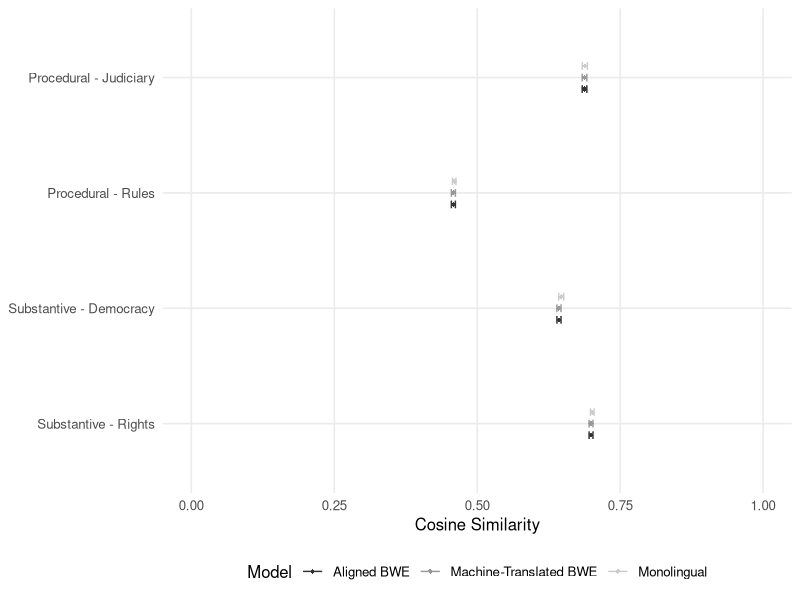
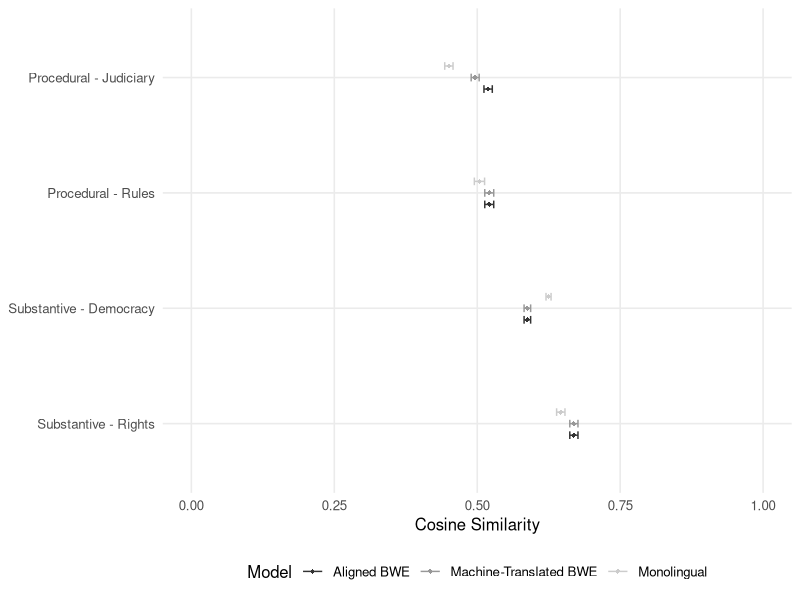
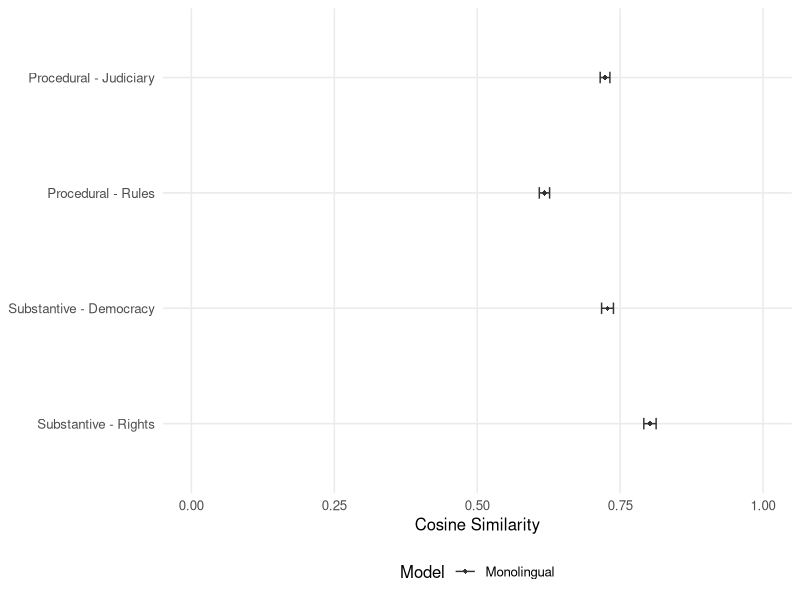
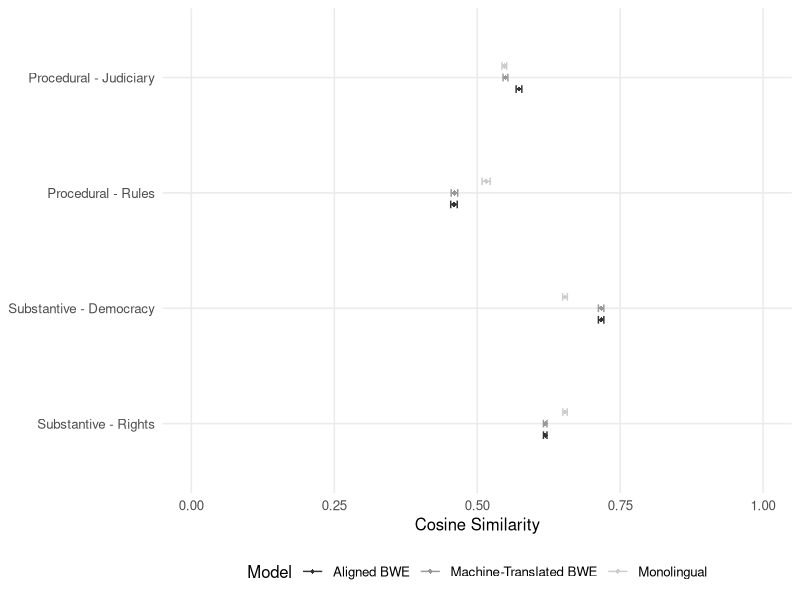
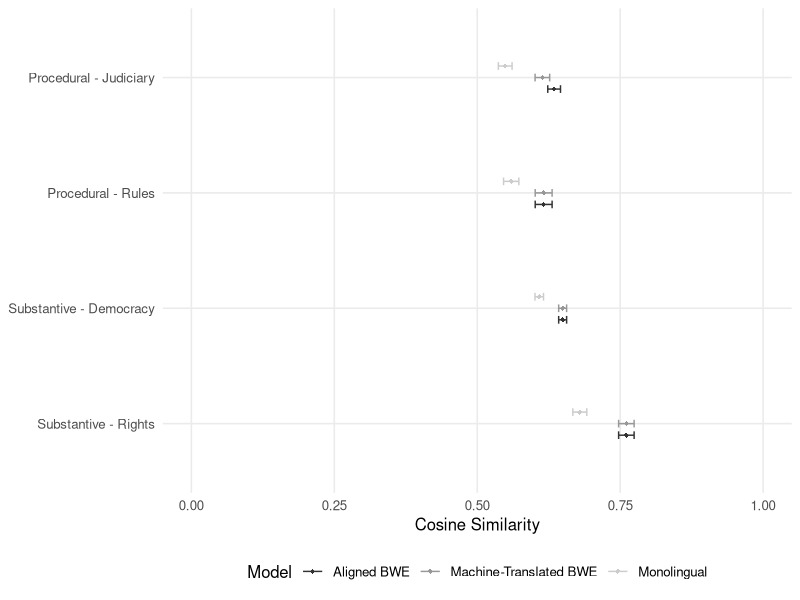
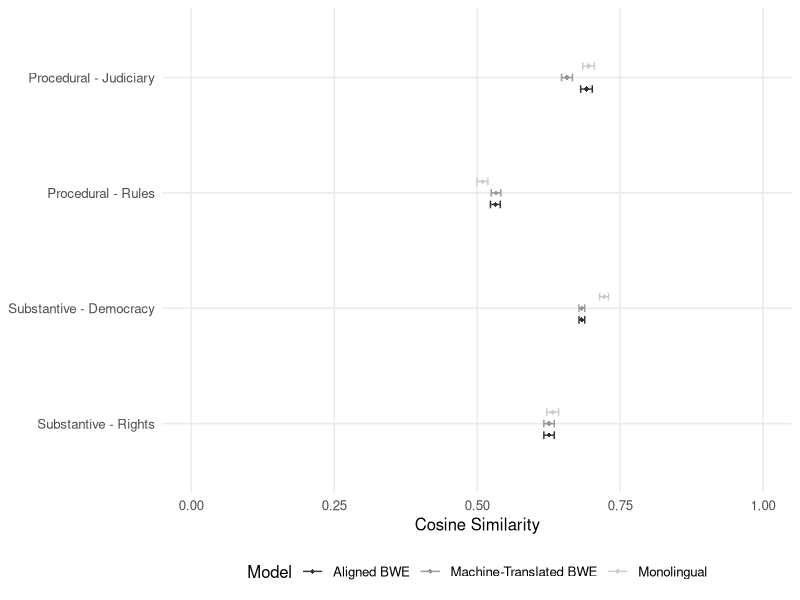
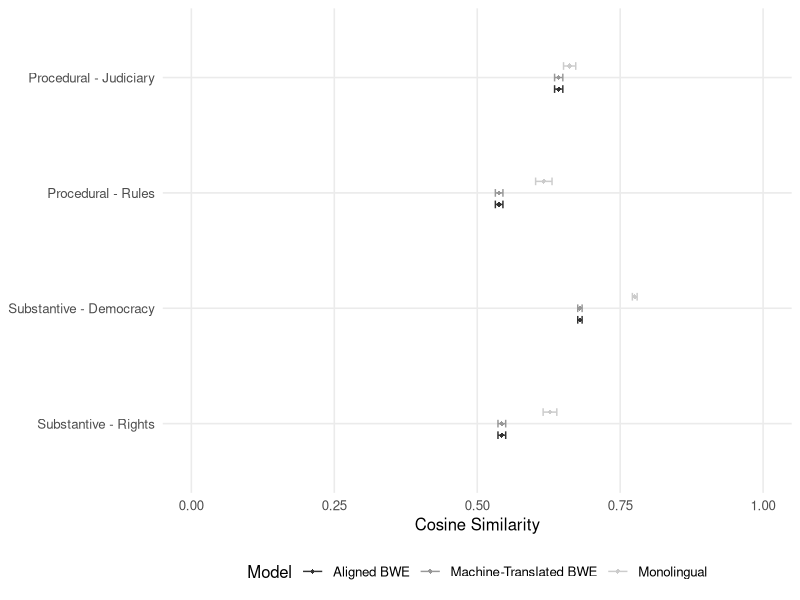
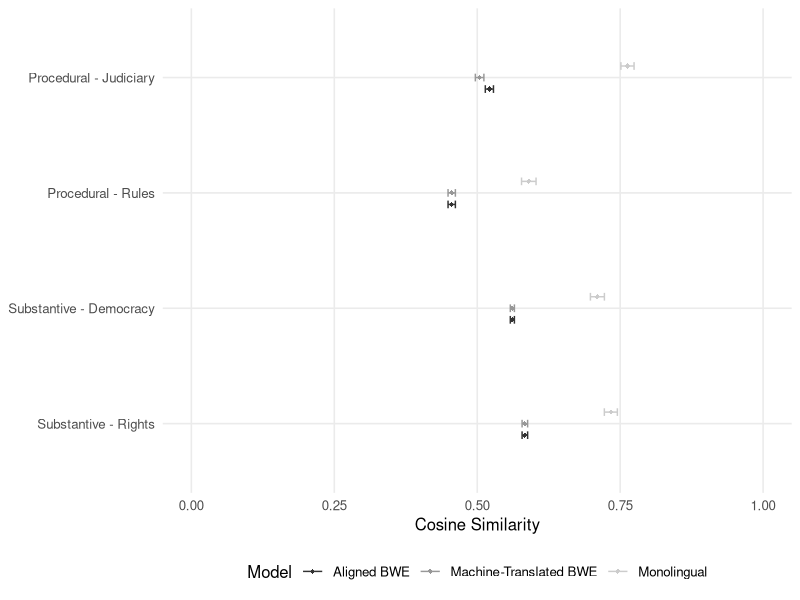

Reproduce these figures in R, in order.
## Bastián González-Bustamante and Jaroslaw Kantorowicz
## Faculty of Governance and Global Affairs, Leiden University
## August 2024

## Packages
library(tidyverse)
library(ggplot2)

## Data
parlamint <- read.csv("data/tidy/summary_estimates_ParlaMint.csv", sep = ",", encoding = "UTF-8")
wjp <- read.csv("data/tidy/wjp_recalculations.csv", sep = ";")
bootstrap <- 30

## 95% CIs
parlamint$se <- parlamint$std / sqrt(bootstrap)
parlamint$lower_ci <- parlamint$cosine - 1.96 * parlamint$se
parlamint$upper_ci <- parlamint$cosine + 1.96 * parlamint$se

pdf("results/figures/crosslingual_Great_Britain.pdf", width = 6.826666666666667, height = 5.12)
png("results/figures/crosslingual_Great_Britain.png", width = (1024*2), height = (768*2), units = 'px', res = 300)
ggplot(aes(x = cosine, y = factor(cluster, levels = rev(levels(factor(cluster)))),
           color = model, group = model), data = subset(parlamint, country == "Great Britain")) +
  geom_errorbar(aes(xmin = lower_ci, xmax = upper_ci), width = 0.2, position = position_dodge(0.3)) +
  geom_point(shape = 18, size = 1.5, position = position_dodge(0.3)) + 
  scale_colour_grey(name = "Model") +
  theme_minimal(base_size = 12) + theme(legend.position = "bottom") +
  coord_cartesian(expand = TRUE, xlim = c(0, 1)) +
  theme(panel.grid.minor = element_blank()) +
  labs(y = NULL, x = "Cosine Similarity", title = NULL, subtitle = NULL, caption = NULL)
dev.off()

pdf("results/figures/crosslingual_France.pdf", width = 6.826666666666667, height = 5.12)
png("results/figures/crosslingual_France.png", width = (1024*2), height = (768*2), units = 'px', res = 300)
ggplot(aes(x = cosine, y = factor(cluster, levels = rev(levels(factor(cluster)))),
           color = model, group = model), data = subset(parlamint, country == "France")) +
  geom_errorbar(aes(xmin = lower_ci, xmax = upper_ci), width = 0.2, position = position_dodge(0.3)) +
  geom_point(shape = 18, size = 1.5, position = position_dodge(0.3)) + 
  scale_colour_grey(name = "Model") +
  theme_minimal(base_size = 12) + theme(legend.position = "bottom") +
  coord_cartesian(expand = TRUE, xlim = c(0, 1)) +
  theme(panel.grid.minor = element_blank()) +
  labs(y = NULL, x = "Cosine Similarity", title = NULL, subtitle = NULL, caption = NULL)
dev.off()

pdf("results/figures/crosslingual_Germany.pdf", width = 6.826666666666667, height = 5.12)
png("results/figures/crosslingual_Germany.png", width = (1024*2), height = (768*2), units = 'px', res = 300)
ggplot(aes(x = cosine, y = factor(cluster, levels = rev(levels(factor(cluster)))),
           color = model, group = model), data = subset(parlamint, country == "Germany")) +
  geom_errorbar(aes(xmin = lower_ci, xmax = upper_ci), width = 0.1, position = position_dodge(0.3)) +
  geom_point(shape = 18, size = 1.5, position = position_dodge(0.3)) + 
  scale_colour_grey(name = "Model") +
  theme_minimal(base_size = 12) + theme(legend.position = "bottom") +
  coord_cartesian(expand = TRUE, xlim = c(0, 1)) +
  theme(panel.grid.minor = element_blank()) +
  labs(y = NULL, x = "Cosine Similarity", title = NULL, subtitle = NULL, caption = NULL)
dev.off()

pdf("results/figures/crosslingual_Netherlands.pdf", width = 6.826666666666667, height = 5.12)
png("results/figures/crosslingual_Netherlands.png", width = (1024*2), height = (768*2), units = 'px', res = 300)
ggplot(aes(x = cosine, y = factor(cluster, levels = rev(levels(factor(cluster)))),
           color = model, group = model), data = subset(parlamint, country == "Netherlands")) +
  geom_errorbar(aes(xmin = lower_ci, xmax = upper_ci), width = 0.2, position = position_dodge(0.3)) +
  geom_point(shape = 18, size = 1.5, position = position_dodge(0.3)) + 
  scale_colour_grey(name = "Model") +
  theme_minimal(base_size = 12) + theme(legend.position = "bottom") +
  coord_cartesian(expand = TRUE, xlim = c(0, 1)) +
  theme(panel.grid.minor = element_blank()) +
  labs(y = NULL, x = "Cosine Similarity", title = NULL, subtitle = NULL, caption = NULL)
dev.off()

pdf("results/figures/crosslingual_Italy.pdf", width = 6.826666666666667, height = 5.12)
png("results/figures/crosslingual_Italy.png", width = (1024*2), height = (768*2), units = 'px', res = 300)
ggplot(aes(x = cosine, y = factor(cluster, levels = rev(levels(factor(cluster)))),
           color = model, group = model), data = subset(parlamint, country == "Italy")) +
  geom_errorbar(aes(xmin = lower_ci, xmax = upper_ci), width = 0.2, position = position_dodge(0.3)) +
  geom_point(shape = 18, size = 1.5, position = position_dodge(0.3)) + 
  scale_colour_grey(name = "Model") +
  theme_minimal(base_size = 12) + theme(legend.position = "bottom") +
  coord_cartesian(expand = TRUE, xlim = c(0, 1)) +
  theme(panel.grid.minor = element_blank()) +
  labs(y = NULL, x = "Cosine Similarity", title = NULL, subtitle = NULL, caption = NULL)
dev.off()

pdf("results/figures/crosslingual_Spain.pdf", width = 6.826666666666667, height = 5.12)
png("results/figures/crosslingual_Spain.png", width = (1024*2), height = (768*2), units = 'px', res = 300)
ggplot(aes(x = cosine, y = factor(cluster, levels = rev(levels(factor(cluster)))),
           color = model, group = model), data = subset(parlamint, country == "Spain")) +
  geom_errorbar(aes(xmin = lower_ci, xmax = upper_ci), width = 0.2, position = position_dodge(0.3)) +
  geom_point(shape = 18, size = 1.5, position = position_dodge(0.3)) + 
  scale_colour_grey(name = "Model") +
  theme_minimal(base_size = 12) + theme(legend.position = "bottom") +
  coord_cartesian(expand = TRUE, xlim = c(0, 1)) +
  theme(panel.grid.minor = element_blank()) +
  labs(y = NULL, x = "Cosine Similarity", title = NULL, subtitle = NULL, caption = NULL)
dev.off()

pdf("results/figures/crosslingual_Hungary.pdf", width = 6.826666666666667, height = 5.12)
png("results/figures/crosslingual_Hungary.png", width = (1024*2), height = (768*2), units = 'px', res = 300)
ggplot(aes(x = cosine, y = factor(cluster, levels = rev(levels(factor(cluster)))),
           color = model, group = model), data = subset(parlamint, country == "Hungary")) +
  geom_errorbar(aes(xmin = lower_ci, xmax = upper_ci), width = 0.2, position = position_dodge(0.3)) +
  geom_point(shape = 18, size = 1.5, position = position_dodge(0.3)) + 
  scale_colour_grey(name = "Model") +
  theme_minimal(base_size = 12) + theme(legend.position = "bottom") +
  coord_cartesian(expand = TRUE, xlim = c(0, 1)) +
  theme(panel.grid.minor = element_blank()) +
  labs(y = NULL, x = "Cosine Similarity", title = NULL, subtitle = NULL, caption = NULL)
dev.off()

pdf("results/figures/crosslingual_Poland.pdf", width = 6.826666666666667, height = 5.12)
png("results/figures/crosslingual_Poland.png", width = (1024*2), height = (768*2), units = 'px', res = 300)
ggplot(aes(x = cosine, y = factor(cluster, levels = rev(levels(factor(cluster)))),
           color = model, group = model), data = subset(parlamint, country == "Poland")) +
  geom_errorbar(aes(xmin = lower_ci, xmax = upper_ci), width = 0.2, position = position_dodge(0.3)) +
  geom_point(shape = 18, size = 1.5, position = position_dodge(0.3)) + 
  scale_colour_grey(name = "Model") +
  theme_minimal(base_size = 12) + theme(legend.position = "bottom") +
  coord_cartesian(expand = TRUE, xlim = c(0, 1)) +
  theme(panel.grid.minor = element_blank()) +
  labs(y = NULL, x = "Cosine Similarity", title = NULL, subtitle = NULL, caption = NULL)
dev.off()

pdf("results/figures/crosslingual_judiciary.pdf", width = 6.826666666666667, height = 5.12)
png("results/figures/crosslingual_judiciary.png", width = (1024*2), height = (768*2), units = 'px', res = 300)
ggplot(aes(x = cosine, y = factor(country, levels = rev(levels(factor(country)))), color = model, group = model), 
       data = subset(parlamint, cluster == "Procedural - Judiciary")) +
  geom_errorbar(aes(xmin = lower_ci, xmax = upper_ci), width = 0.2, position = position_dodge(0.8)) +
  geom_point(shape = 18, size = 2, position = position_dodge(0.8)) + 
  scale_colour_grey(name = "Model") +
  theme_minimal(base_size = 12) + theme(legend.position = "bottom") +
  coord_cartesian(expand = TRUE, xlim = c(0, 1)) +
  theme(panel.grid.minor = element_blank()) +
  labs(y = NULL, x = "Cosine Similarity", title = NULL, subtitle = NULL, caption = NULL)
dev.off()

pdf("results/figures/crosslingual_rules.pdf", width = 6.826666666666667, height = 5.12)
png("results/figures/crosslingual_rules.png", width = (1024*2), height = (768*2), units = 'px', res = 300)
ggplot(aes(x = cosine, y = factor(country, levels = rev(levels(factor(country)))), color = model, group = model), 
       data = subset(parlamint, cluster == "Procedural - Rules")) +
  geom_errorbar(aes(xmin = lower_ci, xmax = upper_ci), width = 0.2, position = position_dodge(0.8)) +
  geom_point(shape = 18, size = 2, position = position_dodge(0.8)) + 
  scale_colour_grey(name = "Model") +
  theme_minimal(base_size = 12) + theme(legend.position = "bottom") +
  coord_cartesian(expand = TRUE, xlim = c(0, 1)) +
  theme(panel.grid.minor = element_blank()) +
  labs(y = NULL, x = "Cosine Similarity", title = NULL, subtitle = NULL, caption = NULL)
dev.off()

pdf("results/figures/crosslingual_democracy.pdf", width = 6.826666666666667, height = 5.12)
png("results/figures/crosslingual_democracy.png", width = (1024*2), height = (768*2), units = 'px', res = 300)
ggplot(aes(x = cosine, y = factor(country, levels = rev(levels(factor(country)))), color = model, group = model), 
       data = subset(parlamint, cluster == "Substantive - Democracy")) +
  geom_errorbar(aes(xmin = lower_ci, xmax = upper_ci), width = 0.2, position = position_dodge(0.8)) +
  geom_point(shape = 18, size = 2, position = position_dodge(0.8)) + 
  scale_colour_grey(name = "Model") +
  theme_minimal(base_size = 12) + theme(legend.position = "bottom") +
  coord_cartesian(expand = TRUE, xlim = c(0, 1)) +
  theme(panel.grid.minor = element_blank()) +
  labs(y = NULL, x = "Cosine Similarity", title = NULL, subtitle = NULL, caption = NULL)
dev.off()

pdf("results/figures/crosslingual_rights.pdf", width = 6.826666666666667, height = 5.12)
png("results/figures/crosslingual_rights.png", width = (1024*2), height = (768*2), units = 'px', res = 300)
ggplot(aes(x = cosine, y = factor(country, levels = rev(levels(factor(country)))), color = model, group = model), 
       data = subset(parlamint, cluster == "Substantive - Rights")) +
  geom_errorbar(aes(xmin = lower_ci, xmax = upper_ci), width = 0.2, position = position_dodge(0.8)) +
  geom_point(shape = 18, size = 2, position = position_dodge(0.8)) + 
  scale_colour_grey(name = "Model") +
  theme_minimal(base_size = 12) + theme(legend.position = "bottom") +
  coord_cartesian(expand = TRUE, xlim = c(0, 1)) +
  theme(panel.grid.minor = element_blank()) +
  labs(y = NULL, x = "Cosine Similarity", title = NULL, subtitle = NULL, caption = NULL)
dev.off()

## Recoding WJP
wjp$constraints <- as.numeric(str_replace_all(wjp$Factor.1..Constraints.on.Government.Powers, ",", "."))
wjp$corruption <- as.numeric(str_replace_all(wjp$Factor.2..Absence.of.Corruption, ",", "."))
wjp$open_government <- as.numeric(str_replace_all(wjp$Factor.3..Open.Government, ",", "."))
wjp$rights <- as.numeric(str_replace_all(wjp$Factor.4..Fundamental.Rights, ",", "."))
wjp$security <- as.numeric(str_replace_all(wjp$Factor.5..Order.and.Security, ",", "."))
wjp$regulations <- as.numeric(str_replace_all(wjp$Factor.6..Regulatory.Enforcement, ",", "."))
wjp$civil_justice <- as.numeric(str_replace_all(wjp$Factor.7..Civil.Justice, ",", "."))
wjp$criminal_justice <- as.numeric(str_replace_all(wjp$Factor.8..Criminal.Justice, ",", "."))
wjp <- wjp %>% mutate(justice = (criminal_justice + civil_justice)/2)
wjp$WJP <- as.numeric(str_replace_all(wjp$WJP.Rule.of.Law.Index..Overall.Score, ",", "."))

wjp$constraints_weight <- 0.38/3.22 ## accountability 0.1180124
wjp$corruption_weight <- 0.46/3.22 ## corruption 0.1428571
wjp$open_government_weight <- 0.39/3.22 ## open government 0.121118
wjp$human_rights_weight <- 0.61/3.22 ## human rights 0.189441
wjp$security_weight <- 0.39/3.22 ## security 0.121118
wjp$regulations_weight <- 0.33/3.22 ## regulations 0.1024845
wjp$justice_weight <- 0.66/3.22 ## judicial independence 0.2049689

wjp <- wjp %>% mutate(WJP_Recalculated = constraints_weight*constraints +
                        corruption_weight * corruption +
                        open_government_weight * open_government +
                        human_rights_weight * rights +
                        security_weight * security +
                        regulations_weight * regulations +
                        justice_weight * justice)

wjp <- wjp %>% mutate(WJP_difference = abs(WJP - WJP_Recalculated))

wjp_order <- wjp %>% arrange(desc(WJP_difference))

wjp_selected <- wjp %>% filter(Country.Code == "POL" | 
                                 Country.Code == "HUN" | 
                                 Country.Code == "ITA" | 
                                 Country.Code == "FRA" | 
                                 Country.Code == "DEU" | 
                                 Country.Code == "ESP" | 
                                 Country.Code == "NLD" | 
                                 Country.Code == "GBR")

wjp_selected <- wjp_selected[order(-wjp_selected$WJP),]

wjp_selected <- wjp_selected %>% arrange(desc(WJP))

pdf("results/figures/recalculation_main.pdf", width = 6.826666666666667, height = 5.12)
png("results/figures/recalculation_main.png", width = (1024*2), height = (768*2), units = 'px', res = 300)
ggplot(wjp_selected, aes(y = reorder(Country.Code, WJP))) +
  geom_segment(aes(yend = Country.Code, x = WJP, xend = WJP_Recalculated)) +
  geom_point(aes(x = WJP, color = "WJP"), size = 3) + 
  geom_point(aes(x = WJP_Recalculated, color = "WJP Recalculated"), size = 4, shape = 18, alpha = 0.7) +  
  scale_colour_manual(name = NULL,  values = c("WJP Recalculated" = "black", "WJP" = "grey")) +
  theme_minimal(base_size = 12) + 
  theme(legend.position = "bottom") +
  coord_cartesian(expand = TRUE, xlim = c(0, 1)) + 
  theme(panel.grid.minor = element_blank()) +
  labs(y = NULL, x = "Rule of Law Index", title = NULL, subtitle = NULL, caption = NULL) +
  scale_y_discrete(labels = c("NLD" = "Netherlands", "DEU" = "Germany", "GBR" = "Great Britain",
                              "FRA" = "France", "ESP" = "Spain", "ITA" = "Italy", "POL" = "Poland",
                              "HUN" = "Hungary"))
dev.off()

pdf("results/figures/recalculation_addition.pdf", width = 6.826666666666667, height = 5.12)
png("results/figures/recalculation_addition.png", width = (1024*2), height = (768*2), units = 'px', res = 300)
ggplot(wjp_order[c(1:10),], aes(y = reorder(Country.Code, WJP))) +
  geom_segment(aes(yend = Country.Code, x = WJP, xend = WJP_Recalculated)) +
  geom_point(aes(x = WJP, color = "WJP"), size = 3) + 
  geom_point(aes(x = WJP_Recalculated, color = "WJP Recalculated"), size = 4, shape = 18, alpha = 0.7) +  
  scale_colour_manual(name = NULL,  values = c("WJP Recalculated" = "black", "WJP" = "grey")) +
  theme_minimal(base_size = 12) + 
  theme(legend.position = "bottom") +
  coord_cartesian(expand = TRUE, xlim = c(0, 1)) + 
  theme(panel.grid.minor = element_blank()) +
  labs(y = NULL, x = "Rule of Law Index", title = NULL, subtitle = NULL, caption = NULL) +
  scale_y_discrete(labels = c("PRT" = "Portugal", "CRI" = "Costa Rica", "ARE" = "United Arab Emirates",
                              "HRV" = "Croatia", "GEO" = "Georgia", "MNE" = "Montenegro", "PAN" = "Panama",
                              "CHN" = "China", "IRN" = "Iran", "VEN" = "Venezuela"))
dev.off()
